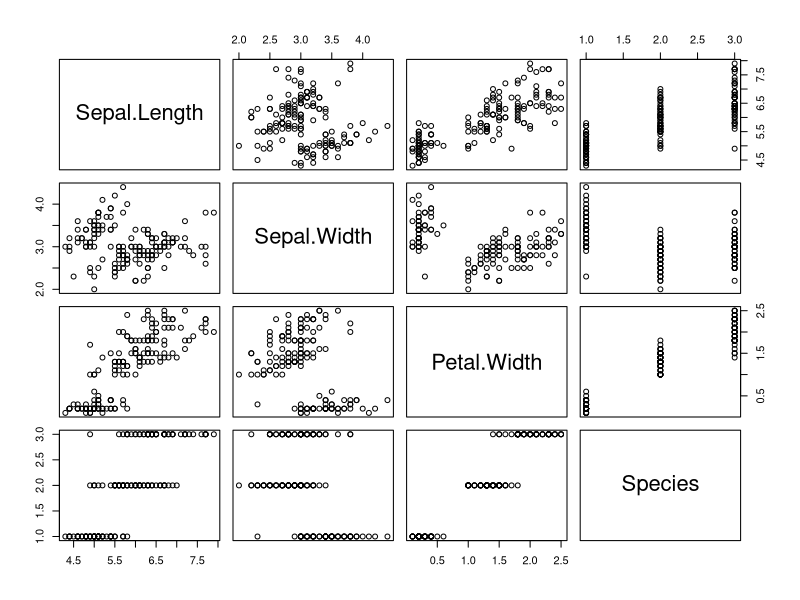
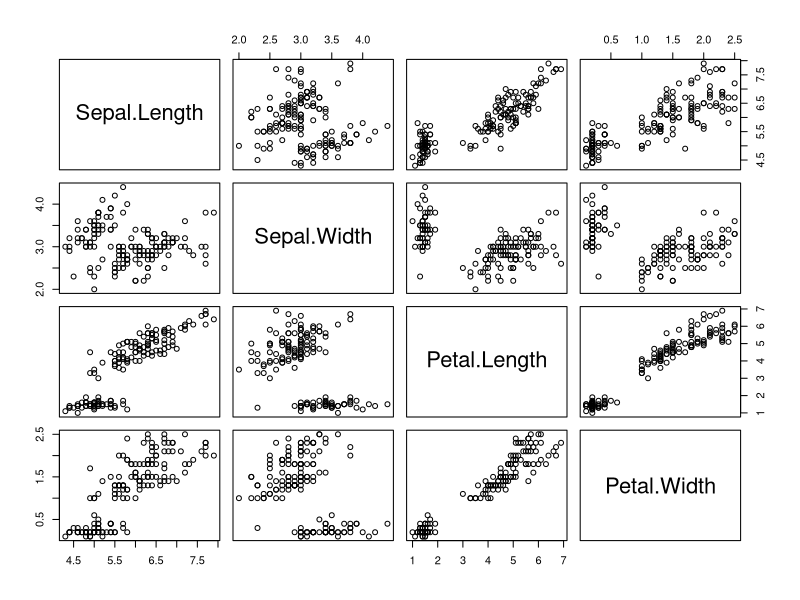
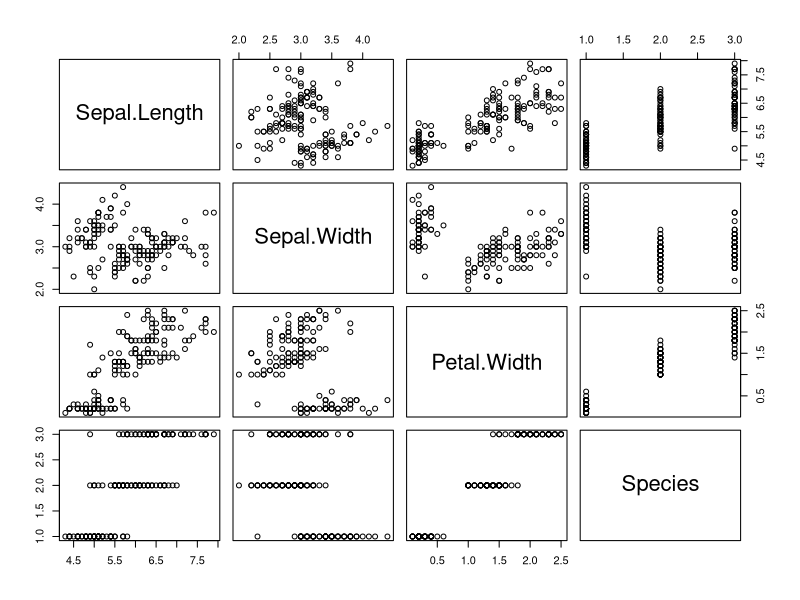
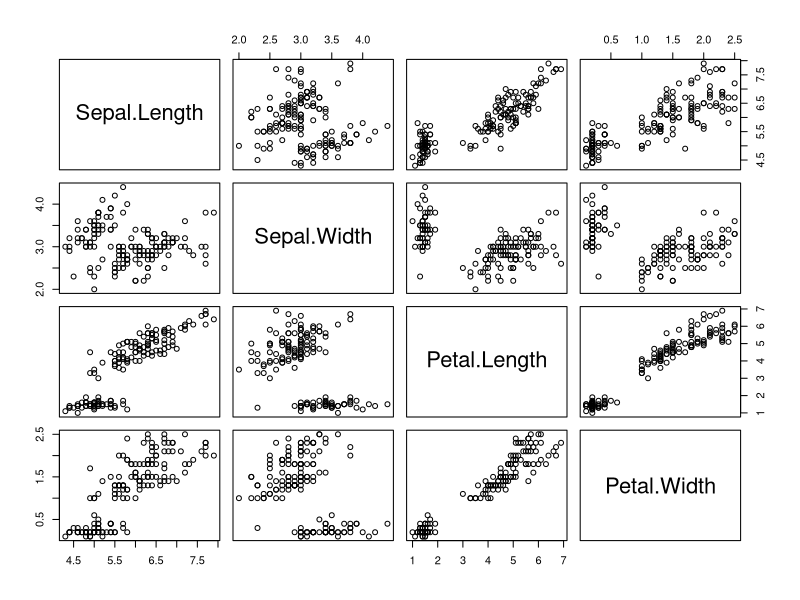
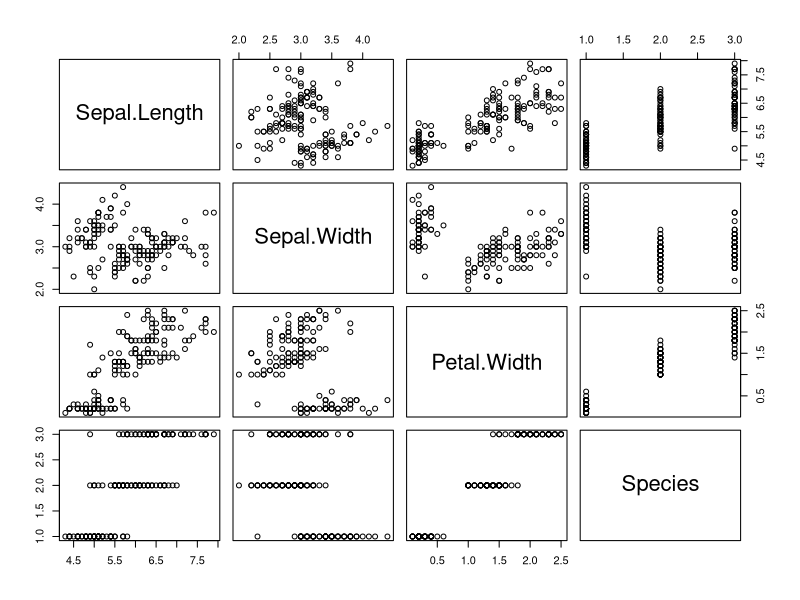
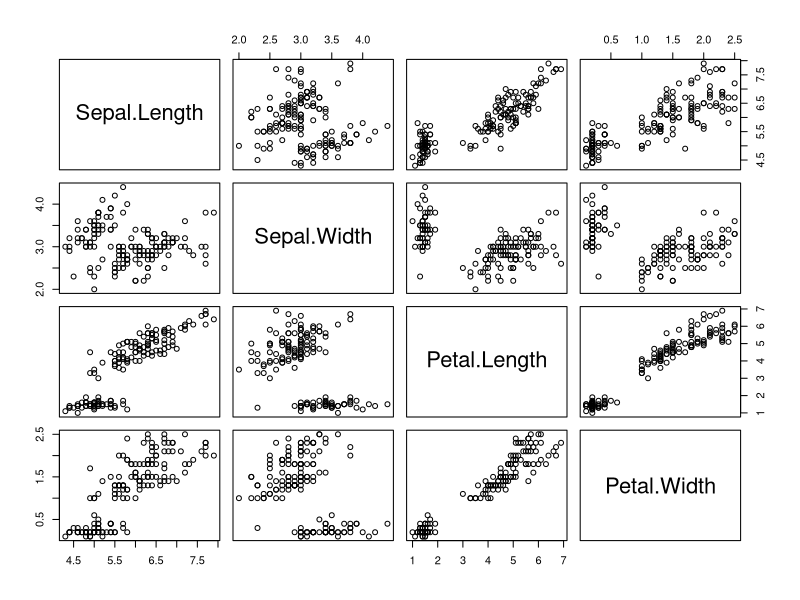
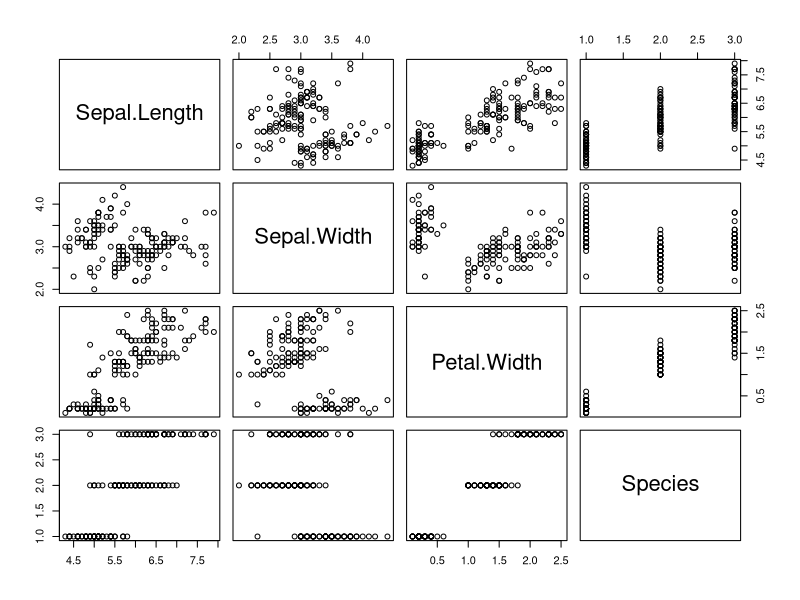
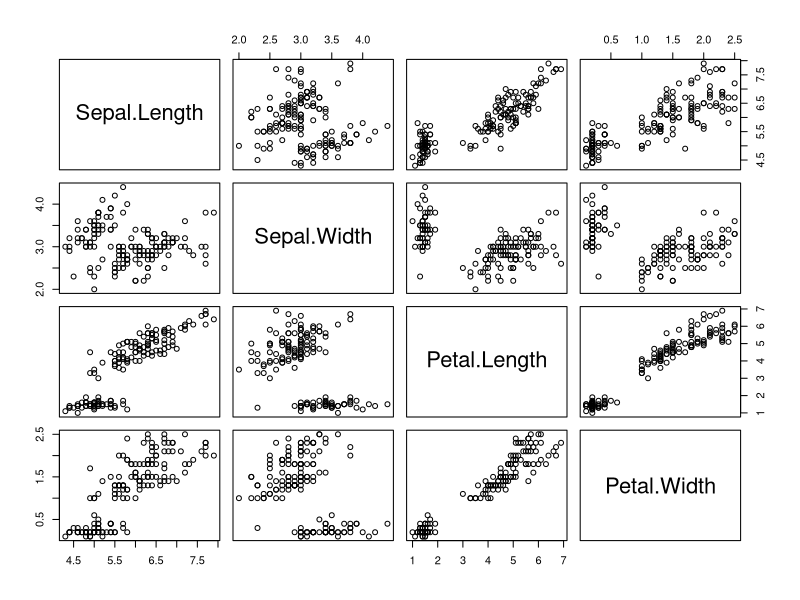

Generate these figures, in order, with R:
## ---- chunk 1
list_Herbicides = c("Clethodim", "Glyphosate", "Sulfometuron", "Terbuthylazine")
colorP = c("#7fc97f", "#beaed4", "#fdc086", "#ffff99")
for (i in 1:4) {
  cat('\n\n### ', list_Herbicides[i], '\n\n')
  cat('\n\n:::: {style="display: flex;"} \n\n') # one \n is string only, two \n will convert to expression
  cat('\n\n::: {} \n\n')
  cat('\n\nHere is the **first** Div. \n\n')
  plot(iris[, -3])
  cat('\n\n::: \n\n')
  cat('\n\n::: {} \n\n')
  cat('And this block will be put on the right: \n\n')
  plot(iris[, -5])
  cat('\n\n::: \n\n')
  cat('\n\n:::: \n\n')


  
  # cat('\n\n', sprintf("<span style='color: %s;'>%s</span>", colorP[i], list_Herbicides[i]), '\n\n')
}
## ---- chunk 2
# input the following div as rmd
  cat('\n\n:::: {style="display: flex;"} \n\n') # one \n is string only, two \n will convert to expression
  cat('\n\n::: {} \n\n')
  cat('\n\nHere is the **first** Div. \n\n')
  plot(iris[, -3])
  cat('\n\n::: \n\n')
  cat('\n\n::: {} \n\n')
  cat('And this block will be put on the right: \n\n')
  plot(iris[, -5])
  cat('\n\n::: \n\n')
  cat('\n\n:::: \n\n')
## ---- chunk 3
str(iris)
## ---- chunk 4
plot(iris[, -5])
